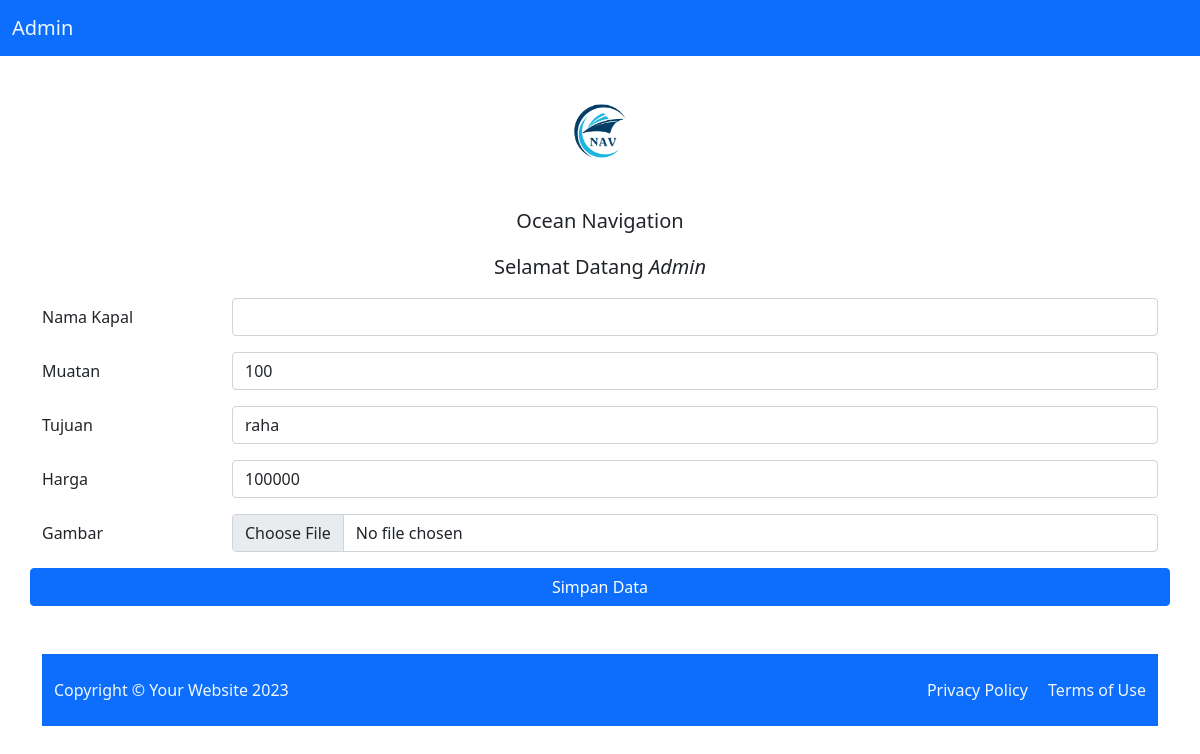
The page /admin/olah.php?edit=1 (signed in) on the database as committed earlier.
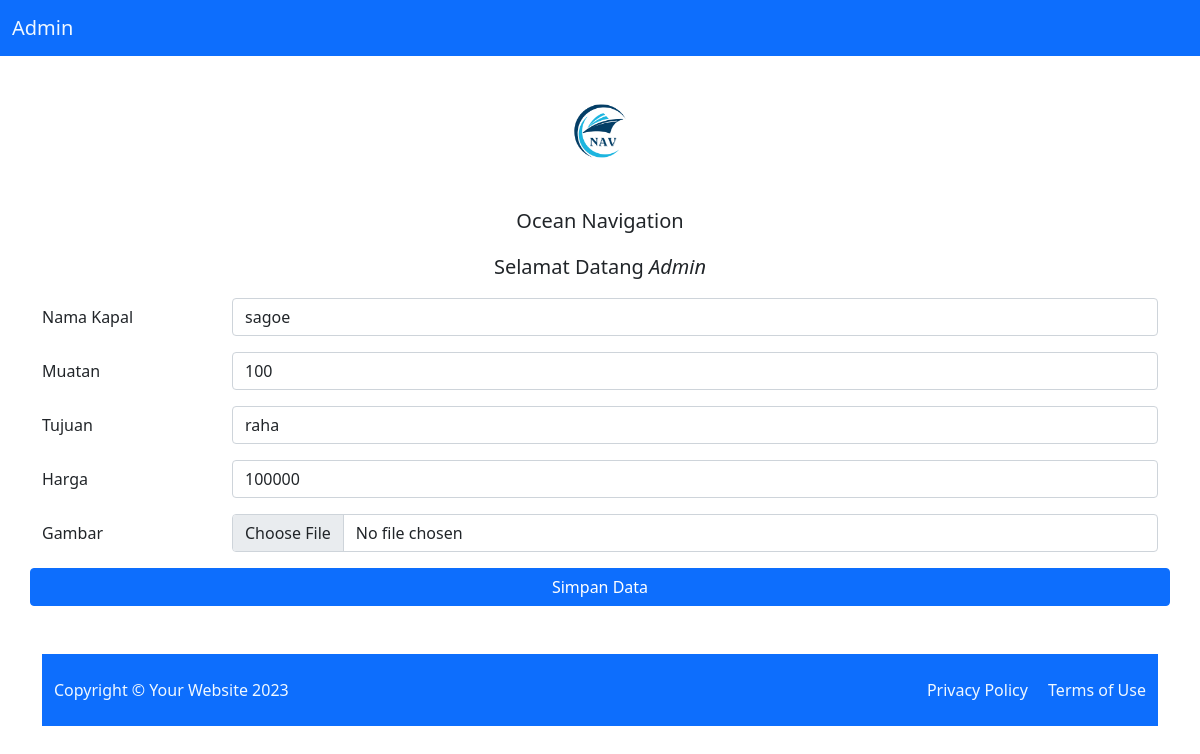
The same page on the database as committed later.
### tables this page shows
CREATE TABLE `tb_jadwal` (
  `id_kapal` int(10) NOT NULL,
  `kapal` varchar(30) NOT NULL,
  `muatan` int(11) NOT NULL,
  `tujuan` varchar(30) NOT NULL,
  `harga` decimal(30,0) NOT NULL,
  `nama_kapal` varchar(250) NOT NULL
);

### admin/olah.php (the view, shortened to what this page needs)
<!doctype html>
<html lang="en">
<?php
include "koneksi.php";
$nama_kapal = "";
$muatan = "";
$tujuan = "";
$harga = "";
$gambar = "";
if (isset($_GET["edit"])) {
    $id_kapal = $_GET["edit"];
    $query = mysqli_query($conn, "SELECT * FROM tb_jadwal WHERE id_kapal='$id_kapal'");
    $data = mysqli_fetch_array($query);
    $nama_kapal = $data["nama_kapal"];
    $muatan = $data["muatan"];
    $tujuan = $data["tujuan"];
    $harga = $data["harga"];
    $gambar = $data["kapal"];
}
?>
<head>
    <link href="https://cdn.jsdelivr.net/npm/bootstrap@5.1.3/dist/css/bootstrap.min.css" rel="stylesheet">
</head>
<body>
    <?php
    include("navbar.php");
    ?>
    <div class="img align-middle text-center">
        <img src="gambar/Modern Initial MB Logo.png" alt="gambar" style="height: 150px;">
    </div>
    <figure class="text-center bordered ">
        <blockquote class="blockquote">
            <p>Ocean Navigation</p>
        </blockquote>
        <figcaption class="blockquote">
            Selamat Datang <cite title="Source Title">Admin</cite>
        </figcaption>
    </figure>
    <div class="container">
        <form action="proses.php" method="post" enctype="multipart/form-data">
            <div class="mb-3 row">
                <label for="nama_kapal" class="col-sm-2 col-form-label">Nama Kapal</label>
                <div class="col-sm-10">
                    <input type="text" class="form-control" id="nama_kapal" name="nama_kapal" value="<?php echo $nama_kapal ?>">
                </div>
            </div>
            <div class="mb-3 row">
                <label for="muatan" class="col-sm-2 col-form-label">Muatan</label>
                <div class="col-sm-10">
                    <input type="text" class="form-control" id="muatan" name="muatan" value="<?php echo $muatan ?>">
                </div>
            </div>
            <div class="mb-3 row">
                <label for="tujuan" class="col-sm-2 col-form-label">Tujuan</label>
                <div class="col-sm-10">
                    <select name="tujuan" id="tujuan" class="form-control">
                        <option value="raha" <?php if ($tujuan == "raha") echo "selected" ?>>raha</option>
                    </select>
                </div>
            </div>
            <div class="mb-3 row">
                <label for="harga" class="col-sm-2 col-form-label">Harga</label>
                <div class="col-sm-10">
                    <input type="number" class="form-control" id="harga" name="harga" value="<?php echo $harga ?>">
                </div>
            </div>
            <div class="mb-3 row">
                <label for="gambar" class="col-sm-2 col-form-label">Gambar</label>
                <div class="col-sm-10">
                    <input type="file" class="form-control" id="gambar" name="gambar" value="<?php echo $gambar ?>">
                </div>
            </div>
            <div class="mb-3 row">
                <?php
                if (isset($_GET['edit'])) {
                    echo "<button type='submit' class='btn btn-primary' name='btnProses' value='edit'>Simpan Data</button>";
                } else {
                    echo "<button type='submit' class='btn btn-primary' name='btnProses' value='tambah'>Tambah Data</button>";
                }
                ?>
            </div>
        </form>
        <?php
        include("footer.php");
        ?>
    </div>
</body>
</html>

### admin/navbar.php (shortened to what this page needs)
<nav class="navbar navbar-expand-lg navbar-light bg-primary">
    <div class="container-fluid">
        <a class="navbar-brand " href="#" style="color: aliceblue;">Admin</a>
    </div>
</nav>

### admin/footer.php (shortened to what this page needs)
<footer class="footer py-4 bg-primary mt-5">
    <div class="container">
        <div class="row align-items-center">
            <div class="col-lg-4 text-lg-start" style="color: aliceblue;">Copyright &copy; Your Website 2023</div>
            <div class="col-lg-4 text-lg-end">
                <a class="link-dark text-decoration-none me-3" href="#!" style="color: aliceblue;">Privacy Policy</a>
                <a class="link-dark text-decoration-none" href="#!" style="color: aliceblue;">Terms of Use</a>
            </div>
        </div>
    </div>
</footer>

Rows that differ between the two databases and show on the page:
changed tb_jadwal "raha": nama_kapal (not shown) → "sagoe"
